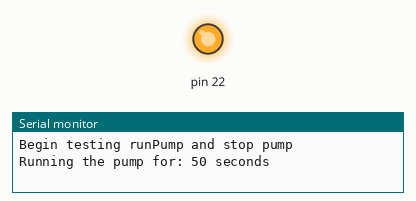
A sketch run on a simulated Arduino Mega 2560, built with avr-gcc and run on an emulated ATmega2560. Parts: output pins drawn as LEDs (lit = HIGH), the last lines printed to the serial monitor.

Above: at 0.1 s.
At 50.1 s:
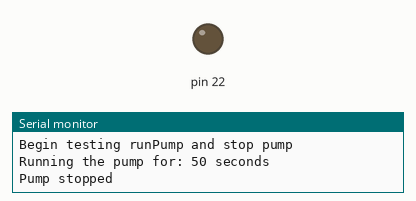
Timing chart, 0 to 51.6 s (numbered marks = the images above):
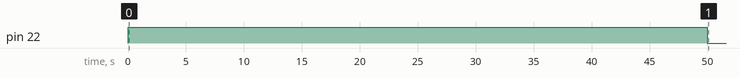

Measured:
- by itself, pin 22: HIGH → LOW at 50.0 s

The sketch:

pumps_timer_test.ino
```cpp
#include <SimpleTimer.h>

SimpleTimer timer;
static int runningPump = 0;
static bool PumpOn = false;

void stopPump()
{
    digitalWrite(runningPump, LOW);
    Serial.println("Pump stopped");
}

void runPump(int pump, unsigned long durationMS)
{
  Serial.print("Running the pump for: ");
  Serial.print(durationMS/1000);
  Serial.println(" seconds");
  unsigned long prev = 0;
  unsigned long current = millis();
  runningPump = pump;
  digitalWrite(pump, HIGH);
  PumpOn = true;
  timer.setTimeout(durationMS, stopPump );
}

void setup() {
  // put your setup code here, to run once:
  Serial.begin(115200);
  Serial.println("Begin testing runPump and stop pump");
  pinMode(22, OUTPUT);
  digitalWrite(22, LOW);
  runPump(22, 50000);
}

void loop() {
  if(runPump)
  {
    timer.run();
  }
}
```
